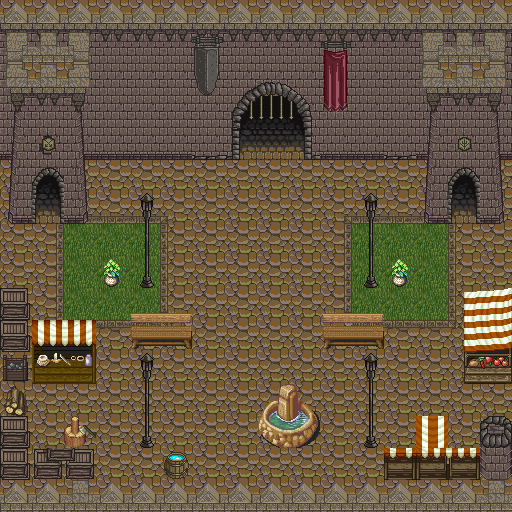

Below is a game level as drawn by its tile map, then a one-line description and the .tmx file that defines it, in full:
An orthogonal 16x16 tile map with 32x32 px tiles, 5 tile layers (floor, shadows, walls, towers, ...), 2 tilesets and 23 objects (wall, exit_to, entrance_from, start).

<map version="1.2" tiledversion="1.2.0" orientation="orthogonal" renderorder="left-up" width="16" height="16" tilewidth="32" tileheight="32" infinite="0" nextlayerid="8" nextobjectid="31">
 <tileset firstgid="1" source="../tilesets/dusk/dusk_castle.tsx" />
 <tileset firstgid="257" source="../tilesets/dusk/dusk2.tsx" />
 <layer id="1" name="floor" width="16" height="16" locked="1">
  <data encoding="csv">
184,184,184,184,184,184,184,184,184,184,184,184,184,184,184,184,
184,184,184,184,184,184,184,184,184,184,184,184,184,184,184,184,
184,184,184,184,184,184,184,184,184,184,184,184,184,184,184,184,
184,184,184,184,184,184,184,184,184,184,184,184,184,184,184,184,
184,184,184,184,184,184,184,184,184,184,184,184,184,184,184,184,
184,184,184,184,184,184,184,184,184,184,184,184,184,184,184,184,
184,170,200,200,200,171,184,184,184,184,170,200,200,200,171,184,
184,185,177,177,177,183,184,184,184,184,185,177,177,177,183,184,
184,185,177,177,177,183,184,184,184,184,185,177,177,177,183,184,
184,185,177,177,177,183,184,184,184,184,185,177,177,177,183,184,
184,184,168,168,168,187,184,184,184,184,184,168,168,168,187,184,
184,184,184,184,184,184,184,184,184,184,184,184,184,184,184,184,
184,184,184,184,184,184,184,184,184,184,184,184,184,184,184,184,
184,184,184,184,184,184,184,184,184,184,184,184,184,184,184,184,
184,184,184,184,184,184,184,184,184,184,184,184,184,184,184,184,
184,184,184,184,184,184,184,184,184,184,184,184,184,184,184,184
</data>
 </layer>
 <layer id="2" name="shadows" width="16" height="16" locked="1">
  <data encoding="csv">
0,0,0,0,0,0,0,0,0,0,0,0,0,0,0,0,
0,0,0,0,0,0,0,0,0,0,0,0,0,0,0,0,
0,0,0,0,0,0,0,0,0,0,0,0,0,0,0,0,
0,0,0,0,0,0,0,126,127,128,0,0,0,0,0,0,
0,0,0,0,0,0,0,142,143,144,0,0,0,0,0,0,
0,0,0,0,0,0,0,0,0,0,0,0,0,0,0,0,
0,0,0,0,0,0,0,0,0,0,0,0,0,0,0,0,
0,0,0,0,0,0,0,0,0,0,0,0,0,0,0,0,
0,0,0,0,0,0,0,0,0,0,0,0,0,0,0,0,
0,0,0,0,0,0,0,0,0,0,0,0,0,0,0,0,
0,0,0,0,0,0,0,0,0,0,0,0,0,0,0,0,
0,0,0,0,0,0,0,0,0,0,0,0,0,0,0,0,
0,0,0,0,0,0,0,0,0,0,0,0,0,0,0,0,
0,0,0,0,0,0,0,0,0,0,0,0,0,0,0,0,
0,0,0,0,0,0,0,0,0,0,0,0,0,0,0,0,
0,0,0,0,0,0,0,0,0,0,0,0,0,0,0,0
</data>
 </layer>
 <layer id="3" name="walls" width="16" height="16" locked="1">
  <data encoding="csv">
40,40,40,40,40,40,40,40,40,40,40,40,40,40,40,40,
56,56,56,56,56,56,56,56,56,56,56,56,56,56,56,56,
88,88,88,88,88,88,88,52,53,54,72,88,88,88,88,88,
88,88,88,88,88,88,88,68,69,70,88,88,88,88,88,88,
104,104,104,104,104,104,123,84,85,86,104,104,123,104,104,104,
0,0,0,0,0,0,0,0,0,0,0,0,0,0,0,0,
0,0,0,0,192,0,0,0,0,0,0,192,0,0,0,0,
0,0,0,0,208,0,0,0,0,0,0,208,0,0,0,0,
0,0,0,412,224,0,0,0,0,0,0,224,412,0,0,0,
235,0,0,0,159,160,0,0,0,0,159,160,0,0,269,270,
235,145,146,0,175,176,0,0,0,0,175,176,0,0,285,286,
135,161,162,0,192,0,0,0,0,0,0,192,0,0,301,302,
422,0,0,0,208,0,0,0,202,203,0,208,0,0,0,0,
235,0,129,0,224,0,0,0,218,219,0,224,0,462,0,172,
235,248,249,0,0,234,0,0,0,0,0,0,510,511,512,204,
8,8,9,8,8,8,8,8,8,8,8,8,8,8,8,9
</data>
 </layer>
 <layer id="4" name="towers" width="16" height="16" locked="1">
  <data encoding="csv">
0,0,0,0,0,0,0,0,0,0,0,0,0,0,0,0,
7,9,10,0,0,0,0,0,0,0,0,0,0,7,9,10,
39,41,42,0,0,0,0,0,0,0,0,0,0,39,41,42,
55,56,58,0,0,0,0,0,0,0,0,0,0,55,56,58,
71,72,74,0,0,0,0,0,0,0,0,0,0,71,88,74,
87,102,90,0,0,0,0,0,0,0,0,0,0,87,102,90,
103,118,106,0,0,0,0,0,0,0,0,0,0,103,118,106,
0,0,0,0,0,0,0,0,0,0,0,0,0,0,0,0,
0,0,0,0,0,0,0,0,0,0,0,0,0,0,0,0,
0,0,0,0,0,0,0,0,0,0,0,0,0,0,0,0,
0,0,0,0,0,0,0,0,0,0,0,0,0,0,0,0,
0,0,0,0,0,0,0,0,0,0,0,0,0,0,0,0,
0,0,0,0,0,0,0,0,0,0,0,0,0,0,0,0,
0,0,0,0,0,0,0,0,0,0,0,0,0,0,0,0,
0,0,0,0,0,0,0,0,0,0,0,0,0,0,0,0,
0,0,0,0,0,0,0,0,0,0,0,0,0,0,0,0
</data>
 </layer>
 <layer id="5" name="banners" width="16" height="16" locked="1">
  <data encoding="csv">
0,0,0,0,0,0,0,0,0,0,0,0,0,0,0,0,
0,0,0,0,0,0,99,0,0,0,121,0,0,0,0,0,
0,0,0,0,0,0,115,0,0,0,137,0,0,0,0,0,
0,0,0,0,0,0,0,0,0,0,153,0,0,0,0,0,
0,100,0,0,0,0,0,0,0,0,0,0,0,0,116,0,
0,0,0,0,0,0,0,0,0,0,0,0,0,0,0,0,
0,0,0,0,0,0,0,0,0,0,0,0,0,0,0,0,
0,0,0,0,0,0,0,0,0,0,0,0,0,0,0,0,
0,0,0,0,0,0,0,0,0,0,0,0,0,0,0,0,
0,0,0,0,0,0,0,0,0,0,0,0,0,0,0,0,
0,0,0,0,0,0,0,0,0,0,0,0,0,0,0,0,
0,0,0,0,0,0,0,0,0,0,0,0,0,0,0,0,
0,0,0,0,0,0,0,0,0,0,0,0,0,0,0,0,
0,0,0,0,0,0,0,0,0,0,0,0,0,0,0,0,
0,0,0,0,0,0,0,0,0,0,0,0,0,0,0,0,
0,0,0,0,0,0,0,0,0,0,0,0,0,0,0,0
</data>
 </layer>
 <objectgroup id="6" name="solid_obstacles">
  <object id="1" name="wall" x="-5.33333" y="31.3333" width="515.667" height="128" />
  <object id="2" x="8.54167" y="160.167" width="76.3333" height="62.6667" />
  <object id="3" x="419.333" y="161.333" width="85.3333" height="61.6667" />
  <object id="4" x="355.667" y="259.333" width="57.3333" height="33.3333" />
  <object id="5" x="95" y="258.667" width="62" height="33.6667" />
  <object id="6" x="130.333" y="316" width="65" height="32.6667" />
  <object id="7" x="320.333" y="314.333" width="61.6667" height="34" />
  <object id="8" x="356" y="425" width="30.3333" height="30.3333" />
  <object id="9" x="252.667" y="400.333" width="65" height="47" />
  <object id="10" x="130.667" y="425.333" width="29.3333" height="24" />
  <object id="11" x="159.333" y="452.333" width="29.6667" height="22.6667" />
  <object id="12" x="63.6667" y="420.333" width="28.3333" height="59.6667" />
  <object id="13" x="1.33333" y="482" width="508.333" height="27.6667" />
  <object id="18" x="387" y="450.333" width="126.333" height="27" />
  <object id="19" x="464.333" y="336.333" width="46.3333" height="45" />
  <object id="20" x="31" y="360.667" width="63.6667" height="21.3333" />
  <object id="21" x="1.33333" y="288" width="26.6667" height="190" />
  <object id="22" x="32.6667" y="451.667" width="29.3333" height="24.3333" />
  <object id="29" x="-30.3333" y="155.333" width="35" height="352.333" />
  <object id="30" x="510.333" y="153.333" width="23.3333" height="294.333" />
 </objectgroup>
 <objectgroup id="7" name="entities">
  <object id="23" name="exit_to" x="238.424" y="164.97" width="66.6667" height="23.6667">
   <properties>
    <property name="to" value="grassmap.tmx" />
   </properties>
  </object>
  <object id="26" name="entrance_from" x="271.046" y="243.455">
   <properties>
    <property name="from" value="grassmap.tmx" />
   </properties>
   <point />
  </object>
  <object id="28" name="start" x="252.667" y="311">
   <point />
  </object>
 </objectgroup>
</map>
